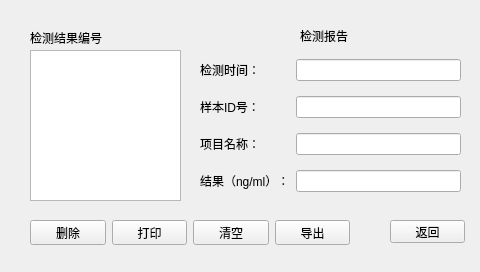
<?xml version="1.0" encoding="UTF-8"?>
<ui version="4.0">
 <class>test_Result_History_Form</class>
 <widget class="QWidget" name="test_Result_History_Form">
  <property name="geometry">
   <rect>
    <x>0</x>
    <y>0</y>
    <width>480</width>
    <height>272</height>
   </rect>
  </property>
  <property name="windowTitle">
   <string>Form</string>
  </property>
  <widget class="QLabel" name="label">
   <property name="geometry">
    <rect>
     <x>30</x>
     <y>30</y>
     <width>81</width>
     <height>16</height>
    </rect>
   </property>
   <property name="text">
    <string>检测结果编号</string>
   </property>
  </widget>
  <widget class="QLabel" name="label_2">
   <property name="geometry">
    <rect>
     <x>300</x>
     <y>30</y>
     <width>54</width>
     <height>12</height>
    </rect>
   </property>
   <property name="text">
    <string>检测报告</string>
   </property>
  </widget>
  <widget class="QListWidget" name="listWidget">
   <property name="geometry">
    <rect>
     <x>30</x>
     <y>50</y>
     <width>151</width>
     <height>151</height>
    </rect>
   </property>
  </widget>
  <widget class="QPushButton" name="return_PBtn">
   <property name="geometry">
    <rect>
     <x>390</x>
     <y>220</y>
     <width>75</width>
     <height>23</height>
    </rect>
   </property>
   <property name="text">
    <string>返回</string>
   </property>
  </widget>
  <widget class="QWidget" name="layoutWidget">
   <property name="geometry">
    <rect>
     <x>200</x>
     <y>50</y>
     <width>261</width>
     <height>151</height>
    </rect>
   </property>
   <layout class="QGridLayout" name="gridLayout">
    <item row="0" column="0">
     <widget class="QLabel" name="label_3">
      <property name="text">
       <string>检测时间：</string>
      </property>
     </widget>
    </item>
    <item row="0" column="1">
     <widget class="QLineEdit" name="lineEdit"/>
    </item>
    <item row="1" column="0">
     <widget class="QLabel" name="label_4">
      <property name="text">
       <string>样本ID号：</string>
      </property>
     </widget>
    </item>
    <item row="1" column="1">
     <widget class="QLineEdit" name="lineEdit_2"/>
    </item>
    <item row="2" column="0">
     <widget class="QLabel" name="label_5">
      <property name="text">
       <string>项目名称：</string>
      </property>
     </widget>
    </item>
    <item row="2" column="1">
     <widget class="QLineEdit" name="lineEdit_3"/>
    </item>
    <item row="3" column="0">
     <widget class="QLabel" name="label_6">
      <property name="text">
       <string>结果（ng/ml）：</string>
      </property>
     </widget>
    </item>
    <item row="3" column="1">
     <widget class="QLineEdit" name="lineEdit_4"/>
    </item>
   </layout>
  </widget>
  <widget class="QWidget" name="layoutWidget">
   <property name="geometry">
    <rect>
     <x>30</x>
     <y>220</y>
     <width>320</width>
     <height>25</height>
    </rect>
   </property>
   <layout class="QHBoxLayout" name="horizontalLayout">
    <item>
     <widget class="QPushButton" name="pushButton">
      <property name="text">
       <string>删除</string>
      </property>
     </widget>
    </item>
    <item>
     <widget class="QPushButton" name="pushButton_2">
      <property name="text">
       <string>打印</string>
      </property>
     </widget>
    </item>
    <item>
     <widget class="QPushButton" name="pushButton_3">
      <property name="text">
       <string>清空</string>
      </property>
     </widget>
    </item>
    <item>
     <widget class="QPushButton" name="pushButton_4">
      <property name="text">
       <string>导出</string>
      </property>
     </widget>
    </item>
   </layout>
  </widget>
 </widget>
 <resources/>
 <connections/>
</ui>
